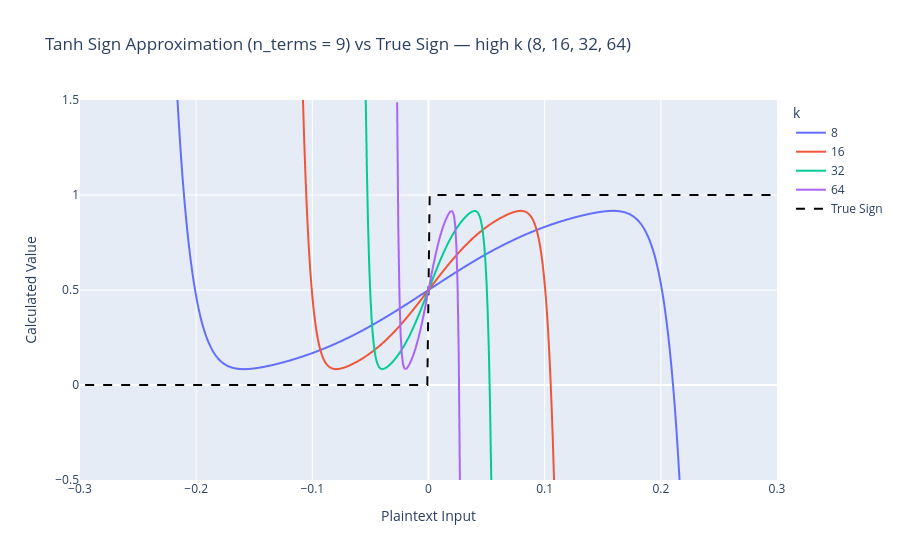

Source (notebook cell):
### Code cell
# Graph 2: high k -- narrow valid windows (k=64 is only +/-0.03), so zoom in
# on x near 0 to make the steep transitions readable.
plot_tanh_sign(
    df,
    [8, 16, 32, 64],
    "Tanh Sign Approximation (n_terms = 9) vs True Sign — high k (8, 16, 32, 64)",
    x_range=(-0.3, 0.3),
).show()

### Figure 1 — Plotly figure (JSON) as saved in the notebook; plotly's stock layout.template omitted (floating-point values rounded to 4 significant figures; data arrays with more than 128 entries replaced by an {"elided": "..."} marker saying what was removed)
{"data": [{"hovertemplate": "k=8<br>Plaintext Input=%{x}<br>Calculated Value=%{y}<extra></extra>", "legendgroup": "8", "line": {"color": "#636efa", "dash": "solid"}, "marker": {"symbol": "circle"}, "mode": "lines", "name": "8", "showlegend": true, "type": "scattergl", "x": {"elided": "4000 float values"}, "xaxis": "x", "y": {"elided": "4000 float values"}, "yaxis": "y"}, {"hovertemplate": "k=16<br>Plaintext Input=%{x}<br>Calculated Value=%{y}<extra></extra>", "legendgroup": "16", "line": {"color": "#EF553B", "dash": "solid"}, "marker": {"symbol": "circle"}, "mode": "lines", "name": "16", "showlegend": true, "type": "scattergl", "x": {"elided": "4000 float values"}, "xaxis": "x", "y": {"elided": "4000 float values"}, "yaxis": "y"}, {"hovertemplate": "k=32<br>Plaintext Input=%{x}<br>Calculated Value=%{y}<extra></extra>", "legendgroup": "32", "line": {"color": "#00cc96", "dash": "solid"}, "marker": {"symbol": "circle"}, "mode": "lines", "name": "32", "showlegend": true, "type": "scattergl", "x": {"elided": "4000 float values"}, "xaxis": "x", "y": {"elided": "4000 float values"}, "yaxis": "y"}, {"hovertemplate": "k=64<br>Plaintext Input=%{x}<br>Calculated Value=%{y}<extra></extra>", "legendgroup": "64", "line": {"color": "#ab63fa", "dash": "solid"}, "marker": {"symbol": "circle"}, "mode": "lines", "name": "64", "showlegend": true, "type": "scattergl", "x": {"elided": "4000 float values"}, "xaxis": "x", "y": {"elided": "4000 float values"}, "yaxis": "y"}, {"line": {"color": "black", "dash": "dash", "width": 2}, "mode": "lines", "name": "True Sign", "type": "scatter", "x": {"elided": "4000 float values"}, "y": {"elided": "4000 float values"}}], "layout": {"legend": {"title": {"text": "k"}, "tracegroupgap": 0}, "title": {"text": "Tanh Sign Approximation (n_terms = 9) vs True Sign — high k (8, 16, 32, 64)"}, "xaxis": {"anchor": "y", "domain": [0, 1], "range": [-0.3, 0.3], "title": {"text": "Plaintext Input"}}, "yaxis": {"anchor": "x", "domain": [0, 1], "range": [-0.5, 1.5], "title": {"text": "Calculated Value"}}}}
